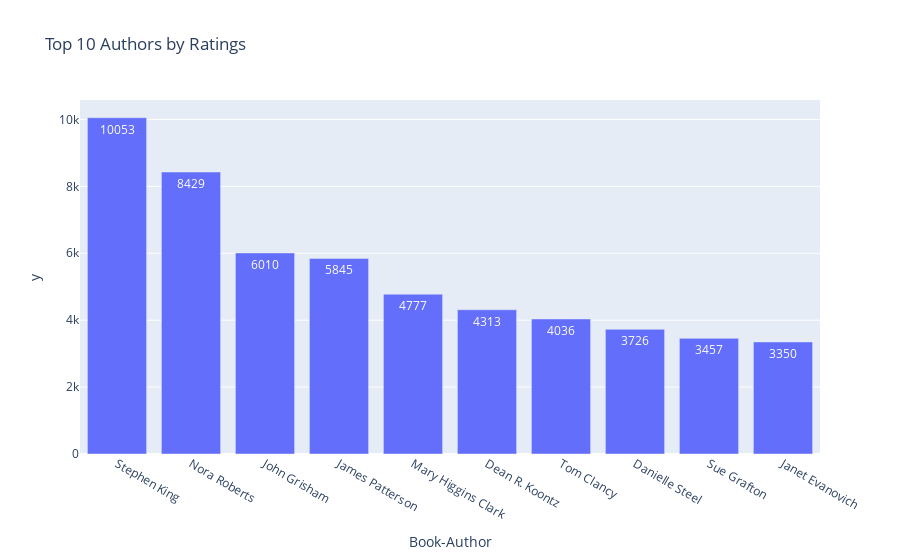

This figure's notebook cell:
### Code cell
import pandas as pd
import matplotlib.pyplot as plt
import plotly.express as px

# 1. Load datasets
books = pd.read_csv("C:/Users/Aheesha/Desktop/MCA Projects/Book/CSV Files/Books.csv", low_memory=False)
ratings = pd.read_csv("C:/Users/Aheesha/Desktop/MCA Projects/Book/CSV Files/Ratings.csv", low_memory=False)

# 2. Merge ratings with author information
author_ratings = ratings.merge(books[['ISBN','Book-Author']], on="ISBN")

# 3. Compute top 10 authors by number of ratings
top_authors = author_ratings.groupby("Book-Author")['Book-Rating'].count().sort_values(ascending=False).head(10)

# 4. Static bar chart
plt.figure(figsize=(10,6))
top_authors.plot(kind="bar", color="orange")
plt.title("Top 10 Authors by Number of Ratings")
plt.xlabel("Author")
plt.ylabel("Number of Ratings")
plt.xticks(rotation=45)
plt.show()

# 5. Interactive bar chart
fig = px.bar(top_authors, x=top_authors.index, y=top_authors.values,
             title="Top 10 Authors by Ratings", text=top_authors.values)
fig.show()

### Figure 1 — Plotly figure (JSON) as saved in the notebook; plotly's stock layout.template omitted (floating-point values rounded to 4 significant figures)
{"data": [{"alignmentgroup": "True", "hovertemplate": "Book-Author=%{x}<br>y=%{y}<br>text=%{text}<extra></extra>", "legendgroup": "", "marker": {"color": "#636efa", "pattern": {"shape": ""}}, "name": "", "offsetgroup": "", "orientation": "v", "showlegend": false, "text": [10053, 8429, 6010, 5845, 4777, 4313, 4036, 3726, 3457, 3350], "textposition": "auto", "type": "bar", "x": ["Stephen King", "Nora Roberts", "John Grisham", "James Patterson", "Mary Higgins Clark", "Dean R. Koontz", "Tom Clancy", "Danielle Steel", "Sue Grafton", "Janet Evanovich"], "xaxis": "x", "y": [10053, 8429, 6010, 5845, 4777, 4313, 4036, 3726, 3457, 3350], "yaxis": "y"}], "layout": {"barmode": "relative", "legend": {"tracegroupgap": 0}, "title": {"text": "Top 10 Authors by Ratings"}, "xaxis": {"anchor": "y", "domain": [0, 1], "title": {"text": "Book-Author"}}, "yaxis": {"anchor": "x", "domain": [0, 1], "title": {"text": "y"}}}}
